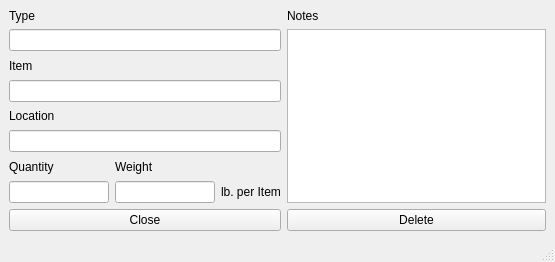
<?xml version="1.0" encoding="UTF-8"?>
<ui version="4.0">
 <class>GearEdit</class>
 <widget class="QMainWindow" name="GearEdit">
  <property name="geometry">
   <rect>
    <x>0</x>
    <y>0</y>
    <width>555</width>
    <height>262</height>
   </rect>
  </property>
  <property name="windowTitle">
   <string>MainWindow</string>
  </property>
  <widget class="QWidget" name="centralwidget">
   <layout class="QGridLayout" name="gridLayout">
    <item row="1" column="0" colspan="3">
     <widget class="QLineEdit" name="type"/>
    </item>
    <item row="0" column="3">
     <widget class="QLabel" name="label_7">
      <property name="text">
       <string>Notes</string>
      </property>
     </widget>
    </item>
    <item row="0" column="0" colspan="3">
     <widget class="QLabel" name="label">
      <property name="text">
       <string>Type</string>
      </property>
     </widget>
    </item>
    <item row="4" column="0" colspan="3">
     <widget class="QLabel" name="label_3">
      <property name="text">
       <string>Location</string>
      </property>
     </widget>
    </item>
    <item row="3" column="0" colspan="3">
     <widget class="QLineEdit" name="item"/>
    </item>
    <item row="6" column="0">
     <widget class="QLabel" name="label_4">
      <property name="text">
       <string>Quantity</string>
      </property>
     </widget>
    </item>
    <item row="2" column="0" colspan="3">
     <widget class="QLabel" name="label_2">
      <property name="text">
       <string>Item</string>
      </property>
     </widget>
    </item>
    <item row="5" column="0" colspan="3">
     <widget class="QLineEdit" name="location"/>
    </item>
    <item row="7" column="2">
     <widget class="QLabel" name="label_6">
      <property name="text">
       <string>lb. per Item</string>
      </property>
     </widget>
    </item>
    <item row="7" column="1">
     <widget class="QLineEdit" name="weight">
      <property name="maximumSize">
       <size>
        <width>100</width>
        <height>16777215</height>
       </size>
      </property>
     </widget>
    </item>
    <item row="6" column="1">
     <widget class="QLabel" name="label_5">
      <property name="text">
       <string>Weight</string>
      </property>
     </widget>
    </item>
    <item row="7" column="0">
     <widget class="QLineEdit" name="quantity">
      <property name="maximumSize">
       <size>
        <width>100</width>
        <height>16777215</height>
       </size>
      </property>
     </widget>
    </item>
    <item row="1" column="3" rowspan="7">
     <widget class="QPlainTextEdit" name="notes"/>
    </item>
    <item row="8" column="3">
     <widget class="QPushButton" name="deleteButton">
      <property name="text">
       <string>Delete</string>
      </property>
     </widget>
    </item>
    <item row="8" column="0" colspan="3">
     <widget class="QPushButton" name="closeButton">
      <property name="text">
       <string>Close</string>
      </property>
     </widget>
    </item>
   </layout>
  </widget>
  <widget class="QMenuBar" name="menubar">
   <property name="geometry">
    <rect>
     <x>0</x>
     <y>0</y>
     <width>555</width>
     <height>21</height>
    </rect>
   </property>
  </widget>
  <widget class="QStatusBar" name="statusbar"/>
 </widget>
 <resources/>
 <connections/>
</ui>
